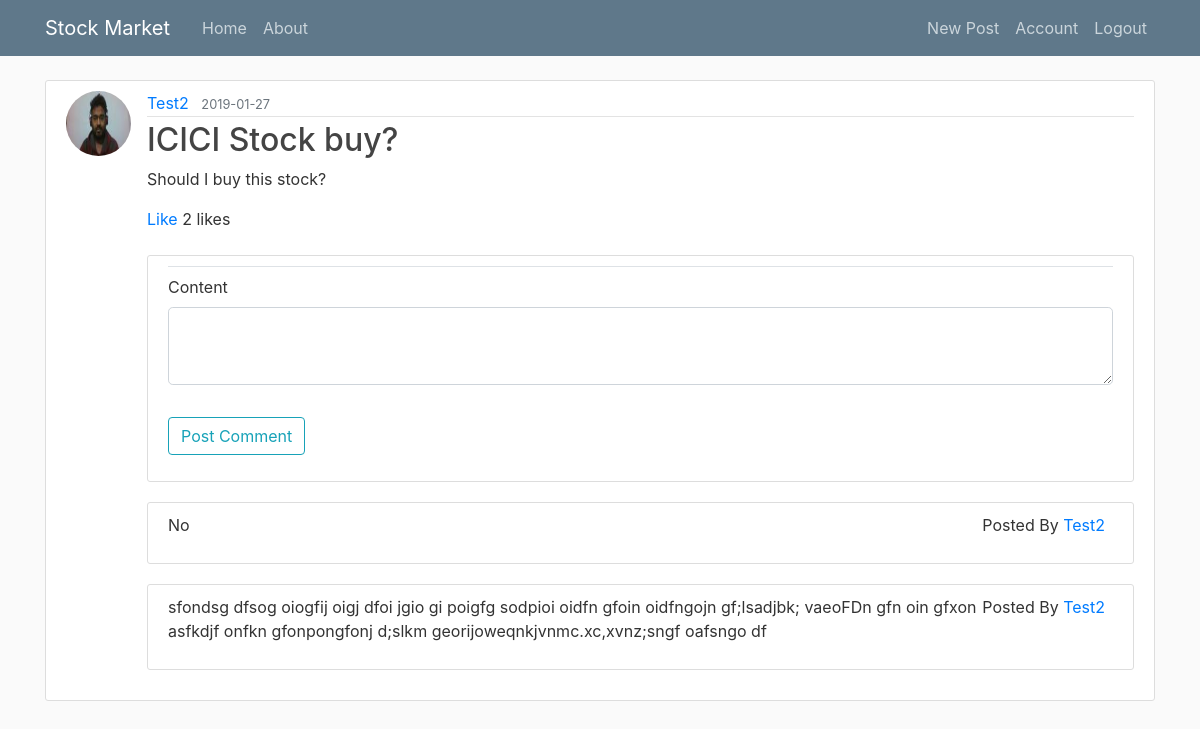
Screenshot of /post/32 (signed in) with the database file from the repository.
### flaskblog/models.py (models this page shows, shortened)
class User(db.Model, UserMixin):
    id = db.Column(db.Integer, primary_key=True)
    username = db.Column(db.String(20), unique=True, nullable=False)
    email = db.Column(db.String(120), unique=True, nullable=False)
    image_file = db.Column(db.String(20), nullable=False, default='default.jpg')
    password = db.Column(db.String(60), nullable=False)
    posts = db.relationship('Post', backref='author', lazy=True)
    comments = db.relationship('Comment', backref='childpostauthor', lazy=True)
    liked = db.relationship(
        'PostLike',
        foreign_keys='PostLike.user_id',
        backref='user', lazy='dynamic')
    def has_liked_post(self, post):
            return PostLike.query.filter(
                PostLike.user_id == self.id,
                PostLike.post_id == post.id).count() > 0

class Post(db.Model):
    id = db.Column(db.Integer, primary_key=True)
    title = db.Column(db.String(100), nullable=False)
    date_posted = db.Column(db.DateTime, nullable=False, default=datetime.utcnow)
    content = db.Column(db.Text, nullable=False)
    likes = db.relationship('PostLike', backref='post', lazy='dynamic')
    user_id = db.Column(db.Integer, db.ForeignKey('user.id'), nullable=False)

class Comment(db.Model):
    id = db.Column(db.Integer, primary_key=True)
    date_posted = db.Column(db.DateTime, nullable=False, default=datetime.utcnow)
    content = db.Column(db.Text, nullable=False)
    user_id = db.Column(db.Integer, db.ForeignKey('user.id'), nullable=False)
    post_id = db.Column(db.Integer, db.ForeignKey('post.id'), nullable=False)

### flaskblog/posts/routes.py (the view, shortened to what this page needs)
@posts.route("/post/<int:post_id>", methods=['GET', 'POST'])
def post(post_id):
    post = Post.query.get_or_404(post_id)
    childpost = Comment.query.filter_by(post_id = post.id).all()
    postcomment = PostComment()
    print("One1")
    return render_template('post.html', title=post.title, post=post, postcomment=postcomment, childpost=childpost)

### flaskblog/posts/forms.py
class PostComment(FlaskForm):
    content = TextAreaField('Content', validators = [DataRequired()])
    submit = SubmitField('Post Comment')

### flaskblog/models.py (called while the page is built)
@login_manager.user_loader
def load_user(user_id):
    return User.query.get(int(user_id))

### flaskblog/templates/post.html (shortened to what this page needs)
{% extends "layout.html" %}
{% block content %}
<article class="media content-section">
    <img class="rounded-circle article-img" src="{{ url_for('static', filename='profile_pics/' + post.author.image_file) }}">
    <div class="media-body">
        <div class="article-metadata">
            <a class="mr-2" href="{{url_for('users.user_posts', username = post.author.username)}}">{{ post.author.username }}</a>
            <small class="text-muted">{{ post.date_posted.strftime('%Y-%m-%d') }}</small>
        </div>
        <h2 class="article-title">{{ post.title }}</a></h2>
        <p class="article-content">{{ post.content }}</p>
            {% if current_user.has_liked_post(post) %}
                <a href="{{ url_for('posts.like_action', post_id=post.id, action='unlike') }}">Unlike</a>
            {% else %}
                <a href="{{ url_for('posts.like_action', post_id=post.id, action='like') }}">Like</a>
            {% endif %}
            {{ post.likes.count() }} likes
        <br>
        <br>
        <div class="content-section">
            <form method="POST" action="">
                <fieldset class="form-group">
                    <legend class="border-bottom md-4"> {{ legend }} </legend>
                    <div class="form-group">
                        {{postcomment.content.label(class="form-control-label")}}
                        {% if postcomment.content.errors %}
                        {{postcomment.content(class="form-control form-control-lg is-invalid")}}
                        <div>
                            {% for error in postcomment.content.errors%}
                            <span>{{error}}</span>
                            {% endfor %}
                        </div>
                        {% else %}
                        {{postcomment.content(class="form-control form-control-lg")}}
                        {% endif %}
                    </div>
                </fieldset>
                <div class="form-group">
                    {{postcomment.submit(class="btn btn-outline-info")}}
                </div>
            </form>
        </div>
        {% for i in childpost %}
        <article class="media content-section">
          <div class="media-body">
            <p class="article-content">{{ i.content }}</p>
          </div>
          <div class="">
                Posted By <a class="mr-2" href="{{url_for('users.user_posts', username = i.childpostauthor.username)}}">{{ i.childpostauthor.username }}</a>
          </div>
        </article>
        {% endfor %}
    </div>
</article>
{% endblock content %}

### flaskblog/static/main.css (style rules this page uses)
body { background: #fafafa; color: #333333; margin-top: 5rem; }
h1, h2, h3, h4, h5, h6 { color: #444444; }
.content-section { background: #ffffff; padding: 10px 20px; border: 1px solid #dddddd; border-radius: 3px; margin-bottom: 20px; }
.article-title { color: #444444; }
.article-content { white-space: pre-line; }
.article-img { height: 65px; width: 65px; margin-right: 16px; }
.article-metadata { padding-bottom: 1px; margin-bottom: 4px; border-bottom: 1px solid #e3e3e3 }

### rows the page displays
User: image_file (picture), author.username "Test2"
Post: date_posted "2019-01-27", title "ICICI Stock buy?", content "Should I buy this stock?"
Comment: content "No", childpostauthor.username "Test2"
Comment: content "sfondsg dfsog oiogfij oigj dfoi jgio gi poigfg sodpioi oidfn gfoin oidfngojn gf;lsadjbk; vaeoFDn gfn oin gfxon asfkdjf onfkn gfonpongfonj d;slkm georijoweqnkjvnmc.xc,xvnz;sngf oafsngo df", childpostauthor.username "Test2"

### other values shown
{{ post.likes.count() }} "2"
{{ postcomment.content.label(class="form-control-label") }} "Content"
